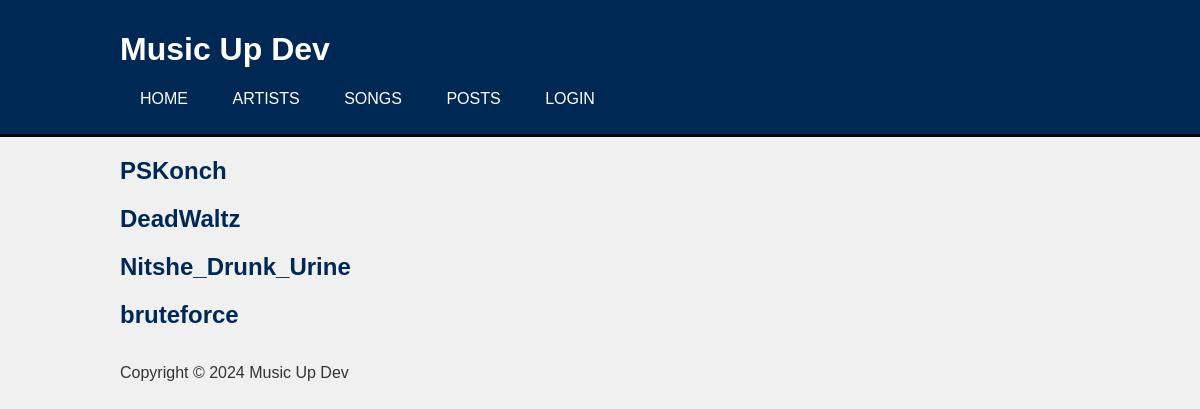
The page /Artists/ on the database its author committed.
### user/models.py (models this page shows, shortened)
class CustomUser(AbstractUser):
    is_artist = models.BooleanField(default=True)
    is_editor = models.BooleanField(default=False)
    description = models.TextField(blank=True)
    image = models.ImageField(upload_to='', blank=True)

### Music_Up_Dev/views.py (the view)
# urls.py: path("Artists/", views.Artists_view, name="artists"),
def Artists_view(request):
    queryset = CustomUser.objects.all()
    return render(request, "Music_Up_Dev/artists.html", {'content': queryset})

### Music_Up_Dev/templates/Music_Up_Dev/artists.html (shortened to what this page needs)
{% extends 'Music_Up_Dev/base.html' %}
{% block content %}
    {% for i in content %}
        <div class="artist_card">
            <h2>{{ i.username }}</h2>
        </div>
    {% endfor %}
{% endblock %}

### Music_Up_Dev/static/Music_Up_Dev/css/style.css (style rules this page uses)
body { font-family: Arial, sans-serif; background-color: #f0f0f0; margin: 0; padding: 0; color: #333; }
h2 { color: #002855; }

### rows shown on the page
CustomUser: username "PSKonch"
CustomUser: username "DeadWaltz"
CustomUser: username "Nitshe_Drunk_Urine"
CustomUser: username "bruteforce"
